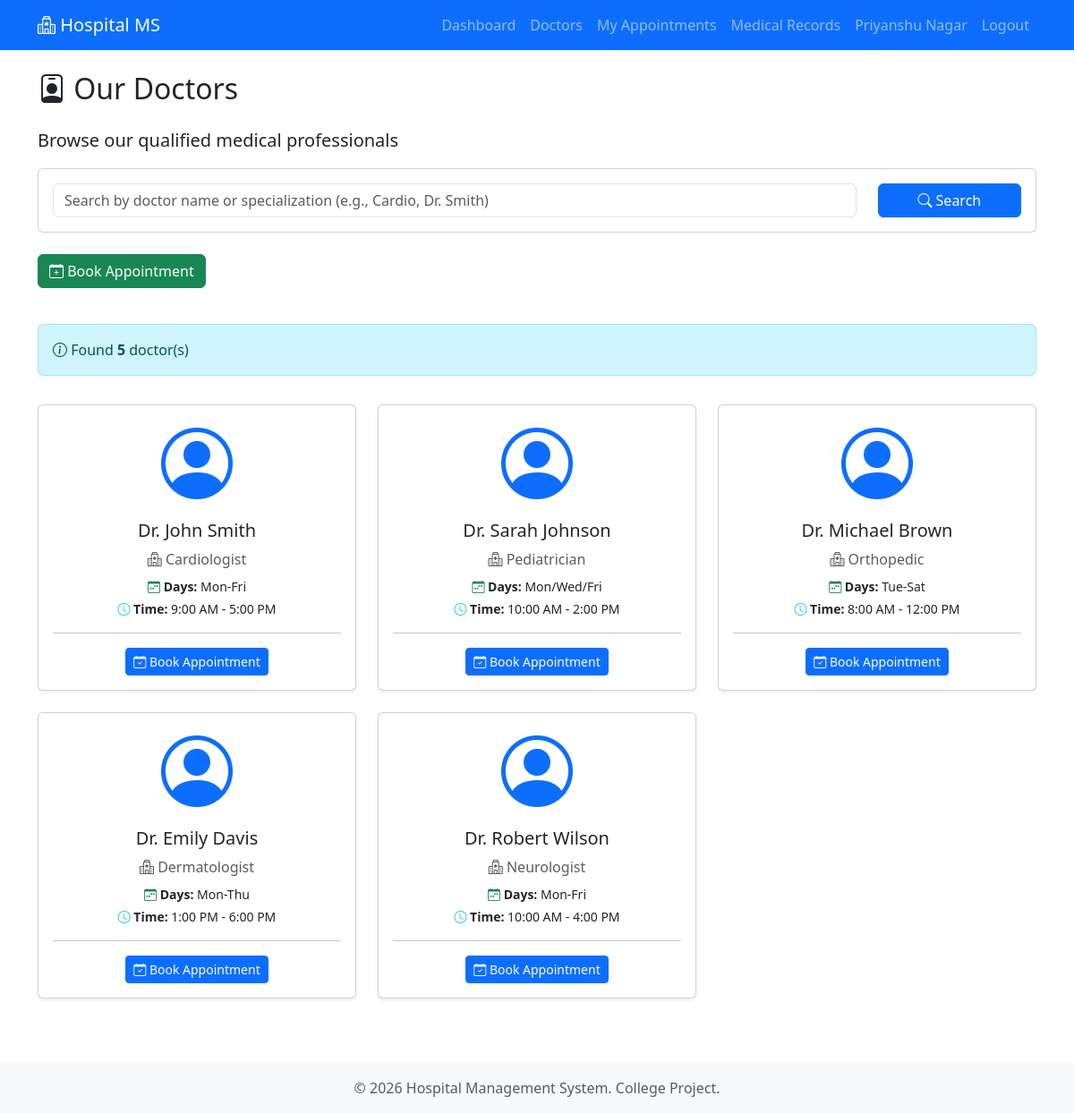
/user/doctors (signed in), run on the app's committed database.
### models.py (models this page shows, shortened)
class User(UserMixin, db.Model):
    __tablename__ = 'users'
    id = db.Column(db.Integer, primary_key=True)
    name = db.Column(db.String(100), nullable=False)
    email = db.Column(db.String(120), unique=True, nullable=False)
    password_hash = db.Column(db.String(255), nullable=False)
    role = db.Column(db.String(20), nullable=False, default='user')  # 'user' or 'admin'
    created_at = db.Column(db.DateTime, default=datetime.utcnow)
    appointments = db.relationship('Appointment', backref='patient', lazy=True, cascade='all, delete-orphan')
    @property
    def is_admin(self):
        return self.role == 'admin'

class Doctor(db.Model):
    __tablename__ = 'doctors'
    id = db.Column(db.Integer, primary_key=True)
    name = db.Column(db.String(100), nullable=False)
    specialization = db.Column(db.String(100), nullable=False)
    available_days = db.Column(db.String(100), nullable=True)  # New field
    available_time = db.Column(db.String(100), nullable=True)  # New field
    created_at = db.Column(db.DateTime, default=datetime.utcnow)
    appointments = db.relationship('Appointment', backref='doctor', lazy=True, cascade='all, delete-orphan')

### user.py (the view)
@user_bp.route('/doctors')
@login_required
@user_required
def doctors():
    search_query = request.args.get('search', '').strip()
    if search_query:
        all_doctors = Doctor.query.filter(
            db.or_(
                Doctor.name.ilike(f'%{search_query}%'),
                Doctor.specialization.ilike(f'%{search_query}%')
            )
        ).all()
    else:
        all_doctors = Doctor.query.all()
    return render_template('user/doctors.html', doctors=all_doctors, search_query=search_query)

### app.py (called while the page is built)
@login_manager.user_loader
def load_user(user_id):
    return User.query.get(int(user_id))

### user.py (called while the page is built)
def user_required(f):
    @wraps(f)
    def decorated_function(*args, **kwargs):
        if current_user.is_admin:
            flash('Access denied. Admin cannot access user pages.', 'danger')
            return redirect(url_for('admin.dashboard'))
        return f(*args, **kwargs)
    return decorated_function

### templates/user/doctors.html (shortened to what this page needs)
{% extends "base.html" %}
{% block content %}
<div class="row">
    <div class="col-md-12">
        <h2 class="mb-4">
            <i class="bi bi-person-badge"></i> Our Doctors
        </h2>
        <p class="lead">Browse our qualified medical professionals</p>
        <div class="card mb-4">
            <div class="card-body">
                <form method="GET" action="{{ url_for('user.doctors') }}">
                    <div class="row">
                        <div class="col-md-10">
                            <input type="text"
                                   name="search"
                                   class="form-control"
                                   placeholder="Search by doctor name or specialization (e.g., Cardio, Dr. Smith)"
                                   value="{{ search_query if search_query else '' }}">
                        </div>
                        <div class="col-md-2">
                            <button type="submit" class="btn btn-primary w-100">
                                <i class="bi bi-search"></i> Search
                            </button>
                        </div>
                    </div>
                </form>
            </div>
        </div>
        <div class="mb-3">
            <a href="{{ url_for('user.book_appointment') }}" class="btn btn-success">
                <i class="bi bi-calendar-plus"></i> Book Appointment
            </a>
        </div>
    </div>
</div>
<div class="row mt-4">
    {% if doctors %}
        <div class="col-md-12 mb-3">
            <div class="alert alert-info">
                <i class="bi bi-info-circle"></i>
                Found <strong>{{ doctors|length }}</strong> doctor(s)
            </div>
        </div>
        {% for doctor in doctors %}
        <div class="col-md-4 mb-4">
            <div class="card h-100 shadow-sm">
                <div class="card-body">
                    <div class="text-center mb-3">
                        <i class="bi bi-person-circle display-1 text-primary"></i>
                    </div>
                    <h5 class="card-title text-center">{{ doctor.name }}</h5>
                    <p class="text-center text-muted mb-2">
                        <i class="bi bi-hospital"></i> {{ doctor.specialization }}
                    </p>
                    {% if doctor.available_days or doctor.available_time %}
                        <div class="text-center small mb-2">
                            {% if doctor.available_days %}
                                <div class="mb-1">
                                    <i class="bi bi-calendar-week text-success"></i>
                                    <strong>Days:</strong> {{ doctor.available_days }}
                                </div>
                            {% endif %}
                            {% if doctor.available_time %}
                                <div>
                                    <i class="bi bi-clock text-info"></i>
                                    <strong>Time:</strong> {{ doctor.available_time }}
                                </div>
                            {% endif %}
                        </div>
                    {% endif %}
                    <hr>
                    <div class="text-center">
                        <a href="{{ url_for('user.book_appointment') }}" class="btn btn-primary btn-sm">
                            <i class="bi bi-calendar-check"></i> Book Appointment
                        </a>
                    </div>
                </div>
            </div>
        </div>
        {% endfor %}
    {% endif %}
</div>
{% endblock %}

### templates/base.html (shortened to what this page needs)
<!DOCTYPE html>
<html lang="en">
<head>
    <link href="https://cdn.jsdelivr.net/npm/bootstrap@5.3.0/dist/css/bootstrap.min.css" rel="stylesheet">
    <link rel="stylesheet" href="https://cdn.jsdelivr.net/npm/bootstrap-icons@1.10.0/font/bootstrap-icons.css">
</head>
<body>
    <nav class="navbar navbar-expand-lg navbar-dark bg-primary">
        <div class="container">
            <a class="navbar-brand" href="{{ url_for('index') }}">
                <i class="bi bi-hospital"></i> Hospital MS
            </a>
            <div class="collapse navbar-collapse" id="navbarNav">
                <ul class="navbar-nav ms-auto">
                    {% if current_user.is_authenticated %}
                        {% if current_user.is_admin %}
                            <li class="nav-item">
                                <a class="nav-link" href="{{ url_for('admin.dashboard') }}">Dashboard</a>
                            </li>
                            <li class="nav-item">
                                <a class="nav-link" href="{{ url_for('admin.doctors') }}">Doctors</a>
                            </li>
                            <li class="nav-item">
                                <a class="nav-link" href="{{ url_for('admin.patients') }}">Patients</a>
                            </li>
                            <li class="nav-item">
                                <a class="nav-link" href="{{ url_for('admin.appointments') }}">Appointments</a>
                            </li>
                            <li class="nav-item">
                                <a class="nav-link" href="{{ url_for('admin.announcements') }}">Announcements</a>
                            </li>
                            <li class="nav-item">
                                <a class="nav-link" href="{{ url_for('admin.activity_logs') }}">Activity Logs</a>
                            </li>
                        {% else %}
                            <li class="nav-item">
                                <a class="nav-link" href="{{ url_for('user.dashboard') }}">Dashboard</a>
                            </li>
                            <li class="nav-item">
                                <a class="nav-link" href="{{ url_for('user.doctors') }}">Doctors</a>
                            </li>
                            <li class="nav-item">
                                <a class="nav-link" href="{{ url_for('user.appointments') }}">My Appointments</a>
                            </li>
                            <li class="nav-item">
                                <a class="nav-link" href="{{ url_for('user.medical_records') }}">Medical Records</a>
                            </li>
                        {% endif %}
                        <li class="nav-item">
                            <span class="nav-link">{{ current_user.name }}</span>
                        </li>
                        <li class="nav-item">
                            <a class="nav-link" href="{{ url_for('auth.logout') }}">Logout</a>
                        </li>
                    {% endif %}
                </ul>
            </div>
        </div>
    </nav>
    <main class="container my-4">
        {% block content %}{% endblock %}
    </main>
    <footer class="bg-light text-center py-3 mt-5">
        <div class="container">
            <p class="text-muted mb-0">&copy; 2026 Hospital Management System. College Project.</p>
        </div>
    </footer>
</body>
</html>

### data on the page
User: name "Priyanshu Nagar"
Doctor: name "Dr. John Smith", specialization "Cardiologist", available_days "Mon-Fri", available_time "9:00 AM - 5:00 PM"
Doctor: name "Dr. Sarah Johnson", specialization "Pediatrician", available_days "Mon/Wed/Fri", available_time "10:00 AM - 2:00 PM"
Doctor: name "Dr. Michael Brown", specialization "Orthopedic", available_days "Tue-Sat", available_time "8:00 AM - 12:00 PM"
Doctor: name "Dr. Emily Davis", specialization "Dermatologist", available_days "Mon-Thu", available_time "1:00 PM - 6:00 PM"
Doctor: name "Dr. Robert Wilson", specialization "Neurologist", available_days "Mon-Fri", available_time "10:00 AM - 4:00 PM"

### other printed values
{{ doctors|length }} "5"
